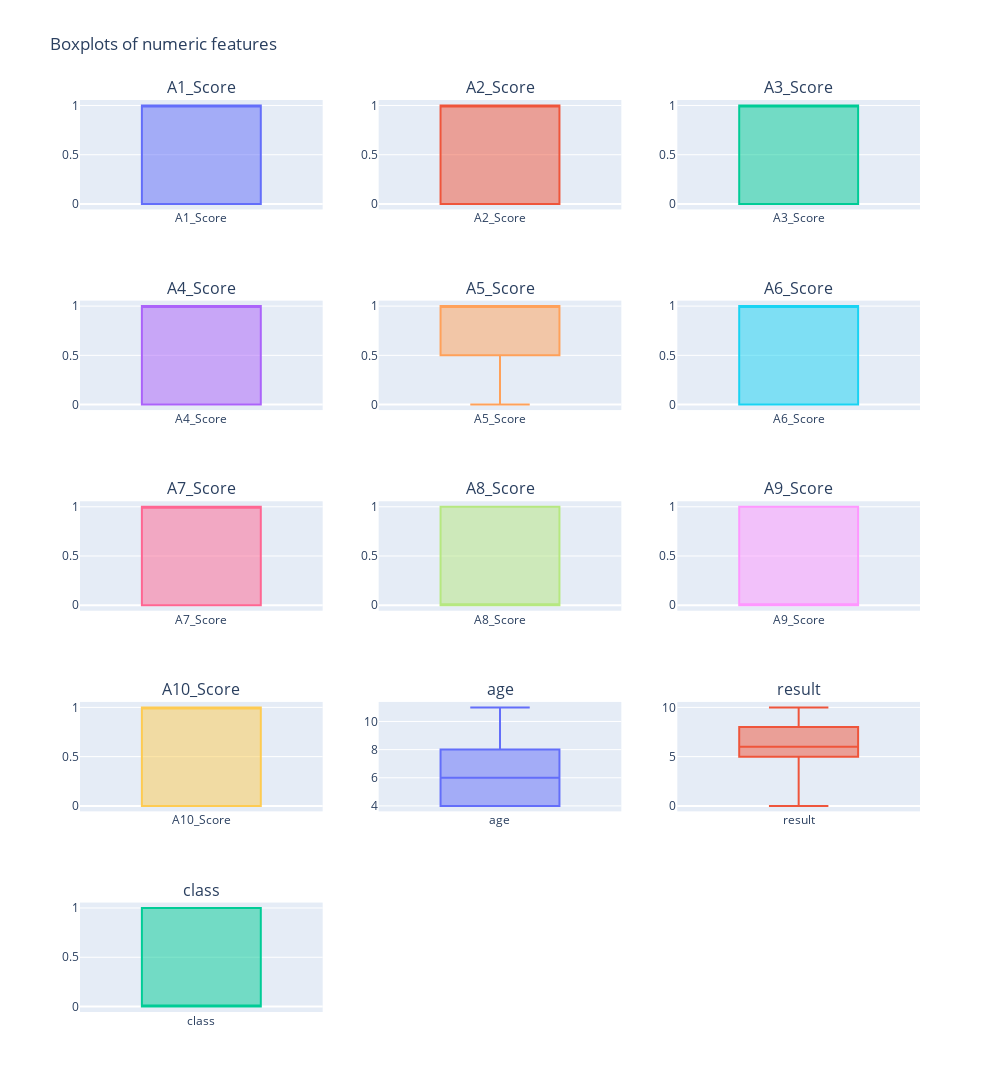

Source (notebook cell):
### Markdown cell above
We can not that while the class distribution is pretty balanced, the balance in the score are quite of. To keep the good balance in the class target variable, we will keeep this balance and note it. When the model performs poorly, we might have to revisit this imbalance and see if this could improve performanceö

### Code cell
plots_per_row = 3
num_plots = len(numeric_cols)
num_rows = (num_plots + plots_per_row - 1) // plots_per_row

fig = make_subplots(rows=num_rows, cols=plots_per_row, subplot_titles=numeric_cols)

for i, col in enumerate(numeric_cols):
    row = i // plots_per_row + 1
    col_pos = i % plots_per_row + 1

    fig.add_trace(
        go.Box(
            y=df_asd[col],
            name=col,
            boxpoints=False
        ),
        row=row,
        col=col_pos
    )

fig.update_layout(
    height=300 * num_rows,
    width=1000,
    title_text="Boxplots of numeric features",
    showlegend=False
)

fig.show()

### Figure 1 — Plotly figure (JSON) as saved in the notebook; plotly's stock layout.template omitted (floating-point values rounded to 4 significant figures; data arrays with more than 128 entries replaced by an {"elided": "..."} marker saying what was removed)
{"data": [{"boxpoints": false, "name": "A1_Score", "type": "box", "xaxis": "x", "y": {"elided": "288 int values"}, "yaxis": "y"}, {"boxpoints": false, "name": "A2_Score", "type": "box", "xaxis": "x2", "y": {"elided": "288 int values"}, "yaxis": "y2"}, {"boxpoints": false, "name": "A3_Score", "type": "box", "xaxis": "x3", "y": {"elided": "288 int values"}, "yaxis": "y3"}, {"boxpoints": false, "name": "A4_Score", "type": "box", "xaxis": "x4", "y": {"elided": "288 int values"}, "yaxis": "y4"}, {"boxpoints": false, "name": "A5_Score", "type": "box", "xaxis": "x5", "y": {"elided": "288 int values"}, "yaxis": "y5"}, {"boxpoints": false, "name": "A6_Score", "type": "box", "xaxis": "x6", "y": {"elided": "288 int values"}, "yaxis": "y6"}, {"boxpoints": false, "name": "A7_Score", "type": "box", "xaxis": "x7", "y": {"elided": "288 int values"}, "yaxis": "y7"}, {"boxpoints": false, "name": "A8_Score", "type": "box", "xaxis": "x8", "y": {"elided": "288 int values"}, "yaxis": "y8"}, {"boxpoints": false, "name": "A9_Score", "type": "box", "xaxis": "x9", "y": {"elided": "288 int values"}, "yaxis": "y9"}, {"boxpoints": false, "name": "A10_Score", "type": "box", "xaxis": "x10", "y": {"elided": "288 int values"}, "yaxis": "y10"}, {"boxpoints": false, "name": "age", "type": "box", "xaxis": "x11", "y": {"elided": "288 float values"}, "yaxis": "y11"}, {"boxpoints": false, "name": "result", "type": "box", "xaxis": "x12", "y": {"elided": "288 int values"}, "yaxis": "y12"}, {"boxpoints": false, "name": "class", "type": "box", "xaxis": "x13", "y": {"elided": "288 int values"}, "yaxis": "y13"}], "layout": {"annotations": [{"font": {"size": 16}, "showarrow": false, "text": "A1_Score", "x": 0.1444, "xanchor": "center", "xref": "paper", "y": 1, "yanchor": "bottom", "yref": "paper"}, {"font": {"size": 16}, "showarrow": false, "text": "A2_Score", "x": 0.5, "xanchor": "center", "xref": "paper", "y": 1, "yanchor": "bottom", "yref": "paper"}, {"font": {"size": 16}, "showarrow": false, "text": "A3_Score", "x": 0.8556, "xanchor": "center", "xref": "paper", "y": 1, "yanchor": "bottom", "yref": "paper"}, {"font": {"size": 16}, "showarrow": false, "text": "A4_Score", "x": 0.1444, "xanchor": "center", "xref": "paper", "y": 0.78, "yanchor": "bottom", "yref": "paper"}, {"font": {"size": 16}, "showarrow": false, "text": "A5_Score", "x": 0.5, "xanchor": "center", "xref": "paper", "y": 0.78, "yanchor": "bottom", "yref": "paper"}, {"font": {"size": 16}, "showarrow": false, "text": "A6_Score", "x": 0.8556, "xanchor": "center", "xref": "paper", "y": 0.78, "yanchor": "bottom", "yref": "paper"}, {"font": {"size": 16}, "showarrow": false, "text": "A7_Score", "x": 0.1444, "xanchor": "center", "xref": "paper", "y": 0.56, "yanchor": "bottom", "yref": "paper"}, {"font": {"size": 16}, "showarrow": false, "text": "A8_Score", "x": 0.5, "xanchor": "center", "xref": "paper", "y": 0.56, "yanchor": "bottom", "yref": "paper"}, {"font": {"size": 16}, "showarrow": false, "text": "A9_Score", "x": 0.8556, "xanchor": "center", "xref": "paper", "y": 0.56, "yanchor": "bottom", "yref": "paper"}, {"font": {"size": 16}, "showarrow": false, "text": "A10_Score", "x": 0.1444, "xanchor": "center", "xref": "paper", "y": 0.34, "yanchor": "bottom", "yref": "paper"}, {"font": {"size": 16}, "showarrow": false, "text": "age", "x": 0.5, "xanchor": "center", "xref": "paper", "y": 0.34, "yanchor": "bottom", "yref": "paper"}, {"font": {"size": 16}, "showarrow": false, "text": "result", "x": 0.8556, "xanchor": "center", "xref": "paper", "y": 0.34, "yanchor": "bottom", "yref": "paper"}, {"font": {"size": 16}, "showarrow": false, "text": "class", "x": 0.1444, "xanchor": "center", "xref": "paper", "y": 0.12, "yanchor": "bottom", "yref": "paper"}], "height": 1500, "showlegend": false, "title": {"text": "Boxplots of numeric features"}, "width": 1000, "xaxis": {"anchor": "y", "domain": [0, 0.2889]}, "xaxis10": {"anchor": "y10", "domain": [0, 0.2889]}, "xaxis11": {"anchor": "y11", "domain": [0.3556, 0.6444]}, "xaxis12": {"anchor": "y12", "domain": [0.7111, 1]}, "xaxis13": {"anchor": "y13", "domain": [0, 0.2889]}, "xaxis14": {"anchor": "y14", "domain": [0.3556, 0.6444]}, "xaxis15": {"anchor": "y15", "domain": [0.7111, 1]}, "xaxis2": {"anchor": "y2", "domain": [0.3556, 0.6444]}, "xaxis3": {"anchor": "y3", "domain": [0.7111, 1]}, "xaxis4": {"anchor": "y4", "domain": [0, 0.2889]}, "xaxis5": {"anchor": "y5", "domain": [0.3556, 0.6444]}, "xaxis6": {"anchor": "y6", "domain": [0.7111, 1]}, "xaxis7": {"anchor": "y7", "domain": [0, 0.2889]}, "xaxis8": {"anchor": "y8", "domain": [0.3556, 0.6444]}, "xaxis9": {"anchor": "y9", "domain": [0.7111, 1]}, "yaxis": {"anchor": "x", "domain": [0.88, 1]}, "yaxis10": {"anchor": "x10", "domain": [0.22, 0.34]}, "yaxis11": {"anchor": "x11", "domain": [0.22, 0.34]}, "yaxis12": {"anchor": "x12", "domain": [0.22, 0.34]}, "yaxis13": {"anchor": "x13", "domain": [0, 0.12]}, "yaxis14": {"anchor": "x14", "domain": [0, 0.12]}, "yaxis15": {"anchor": "x15", "domain": [0, 0.12]}, "yaxis2": {"anchor": "x2", "domain": [0.88, 1]}, "yaxis3": {"anchor": "x3", "domain": [0.88, 1]}, "yaxis4": {"anchor": "x4", "domain": [0.66, 0.78]}, "yaxis5": {"anchor": "x5", "domain": [0.66, 0.78]}, "yaxis6": {"anchor": "x6", "domain": [0.66, 0.78]}, "yaxis7": {"anchor": "x7", "domain": [0.44, 0.56]}, "yaxis8": {"anchor": "x8", "domain": [0.44, 0.56]}, "yaxis9": {"anchor": "x9", "domain": [0.44, 0.56]}}}
